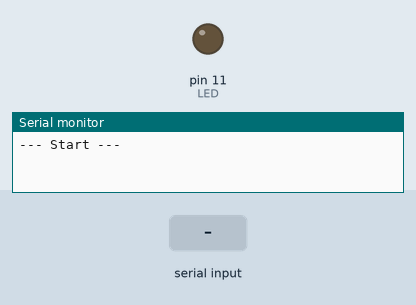
Recording of a sketch running on a simulated Arduino Mega 2560, built with avr-gcc and run on an emulated ATmega2560. Shown: output pins drawn as LEDs (lit = HIGH), the last lines printed to the serial monitor. The test bench sets the inputs (shaded band). The modem accepts every AT command (registered, SIM ready, sends succeed) and sends nothing else.

Above: at 1.6 s.
At 7.7 s:
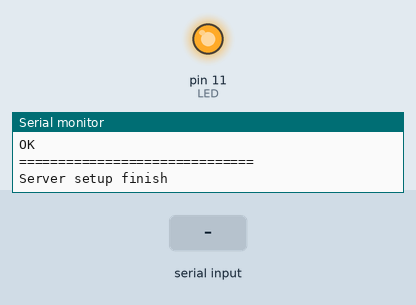
7.8 s: "0" received over the second serial link
Timing chart, 0 to 10.8 s (numbered marks = the images above; inputs shaded):
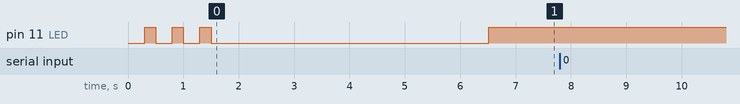

The sketch:

ARDUINO_DEFAULT_SERVER2.ino
```cpp
/*
Arduino Due - ESP 8266 WiFi Module

Act as AP mode, CWMODE=2

Serial (Tx/Rx) communicate to PC via USB
Serial3 (Tx3/Rx3) connect to ESP8266
Tx3 - ESP8266 Rx
Rx3 - ESP8266 Tx
ESP8266 CH_PD Connect to ESP8266 VCC

for firmware:
"v0.9.5.2 AT Firmware"
(http://goo.gl/oRdG3s)
AT version:0.21.0.0
SDK version:0.9.5

*/

#define ESP8266 Serial1

int LED = 11;

boolean FAIL_8266 = false;

#define BUFFER_SIZE 128
char buffer[BUFFER_SIZE];

void setup() {
  pinMode(LED, OUTPUT);

  digitalWrite(LED, LOW);
  delay(300);
  digitalWrite(LED, HIGH);
  delay(200);
  digitalWrite(LED, LOW);
  delay(300);
  digitalWrite(LED, HIGH);
  delay(200);
  digitalWrite(LED, LOW);
  delay(300);
  digitalWrite(LED, HIGH);
  delay(200);
  digitalWrite(LED, LOW);

  do{
    Serial.begin(115200);
    ESP8266.begin(115200);

    //Wait Serial Monitor to start
    while(!Serial);
    Serial.println("--- Start ---");

    ESP8266.println("AT+RST");
    delay(1000);
    if(ESP8266.find("ready"))
    {
      Serial.println("Module is ready");
      ESP8266.println("AT+CWMODE=2");
      delay(1000);
      clearESP8266SerialBuffer();

      //Get and display my IP
      sendESP8266Cmdln("AT+CIFSR", 1000);
      //Set multi connections
      sendESP8266Cmdln("AT+CIPMUX=1", 1000);
      //Setup web server on port 80
      sendESP8266Cmdln("AT+CIPSERVER=1,80",1000);

      Serial.println("Server setup finish");

      FAIL_8266 = false;
    }else{
      Serial.println("Module have no response.");
      delay(500);
      FAIL_8266 = true;
    }
  }while(FAIL_8266);

  digitalWrite(LED, HIGH);
  ESP8266.setTimeout(1000);
}

void loop(){

  if(ESP8266.available()) // check if the esp is sending a message
  {
    Serial.println("Something received");
    delay(1000);
    if(ESP8266.find("+IPD,"))
    {
      String action;

      Serial.println("+IPD, found");
      int connectionId = ESP8266.read()-48;
      Serial.println("connectionId: " + String(connectionId));

      ESP8266.find("led=");
      char s = ESP8266.read();
      if(s=='0'){
        action = "led=0";
        digitalWrite(LED, LOW);
      }else if(s=='1'){
        action = "led=1";
        digitalWrite(LED, HIGH);
      }else{
        action = "led=?";
      }

      Serial.println(action);
      sendHTTPResponse(connectionId, action);

      //Close TCP/UDP
      //String cmdCIPCLOSE = "AT+CIPCLOSE=";
      //cmdCIPCLOSE += connectionId;
      //sendESP8266Cmdln(cmdCIPCLOSE, 1000);
    }
  }

}

void sendHTTPResponse(int id, String content)
{
  String response;
  response = "HTTP/1.1 200 OK\r\n";
  response += "Content-Type: text/html; charset=UTF-8\r\n";
  response += "Content-Length: ";
  response += content.length();
  response += "\r\n";
  response +="Connection: close\r\n\r\n";
  response += content;

  String cmd = "AT+CIPSEND=";
  cmd += id;
  cmd += ",";
  cmd += response.length();

  Serial.println("--- AT+CIPSEND ---");
  sendESP8266Cmdln(cmd, 1000);

  Serial.println("--- data ---");
  sendESP8266Data(response, 1000);
}

boolean waitOKfromESP8266(int timeout)
{
  do{
    Serial.println("wait OK...");
    delay(1000);
    if(ESP8266.find("OK"))
    {
      return true;
    }

  }while((timeout--)>0);
  return false;
}

//Send command to ESP8266, assume OK, no error check
//wait some time and display respond
void sendESP8266Cmdln(String cmd, int waitTime)
{
  ESP8266.println(cmd);
  delay(waitTime);
  clearESP8266SerialBuffer();
}

//Basically same as sendESP8266Cmdln()
//But call ESP8266.print() instead of call ESP8266.println()
void sendESP8266Data(String data, int waitTime)
{
  ESP8266.print(data);
  delay(waitTime);
  clearESP8266SerialBuffer();
}

//Clear and display Serial Buffer for ESP8266
void clearESP8266SerialBuffer()
{
  Serial.println("= clearESP8266SerialBuffer() =");
  while (ESP8266.available() > 0) {
    char a = ESP8266.read();
    Serial.write(a);
  }
  Serial.println("==============================");
}
```
